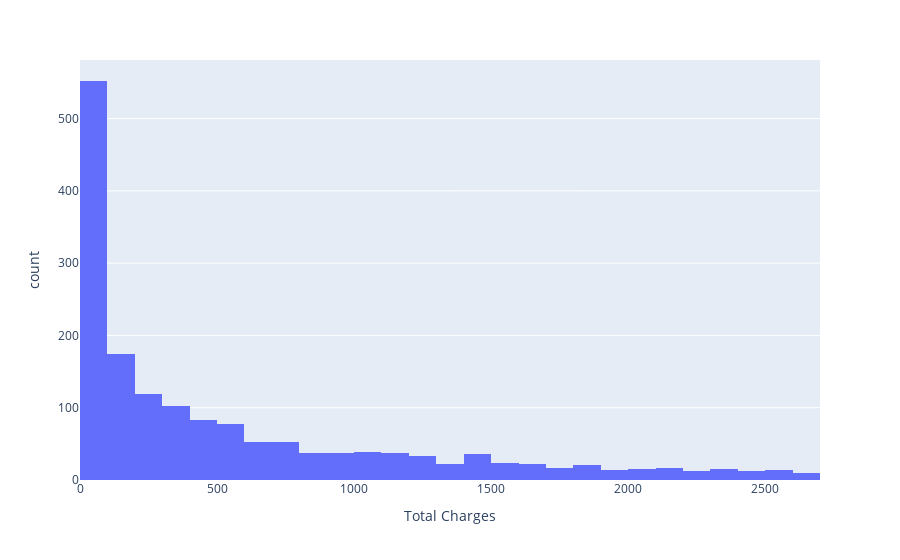

This figure's notebook cell:
### Code cell
import plotly.express as px
px.histogram(df,x="Total Charges")

### Figure 1 — Plotly figure (JSON) as saved in the notebook; plotly's stock layout.template omitted (floating-point values rounded to 4 significant figures; data arrays with more than 128 entries replaced by an {"elided": "..."} marker saying what was removed)
{"data": [{"alignmentgroup": "True", "bingroup": "x", "hovertemplate": "Total Charges=%{x}<br>count=%{y}<extra></extra>", "legendgroup": "", "marker": {"color": "#636efa", "pattern": {"shape": ""}}, "name": "", "offsetgroup": "", "orientation": "v", "showlegend": false, "type": "histogram", "x": {"elided": "1648 int values"}, "xaxis": "x", "yaxis": "y"}], "layout": {"barmode": "relative", "legend": {"tracegroupgap": 0}, "margin": {"t": 60}, "xaxis": {"anchor": "y", "domain": [0, 1], "title": {"text": "Total Charges"}}, "yaxis": {"anchor": "x", "domain": [0, 1], "title": {"text": "count"}}}}
